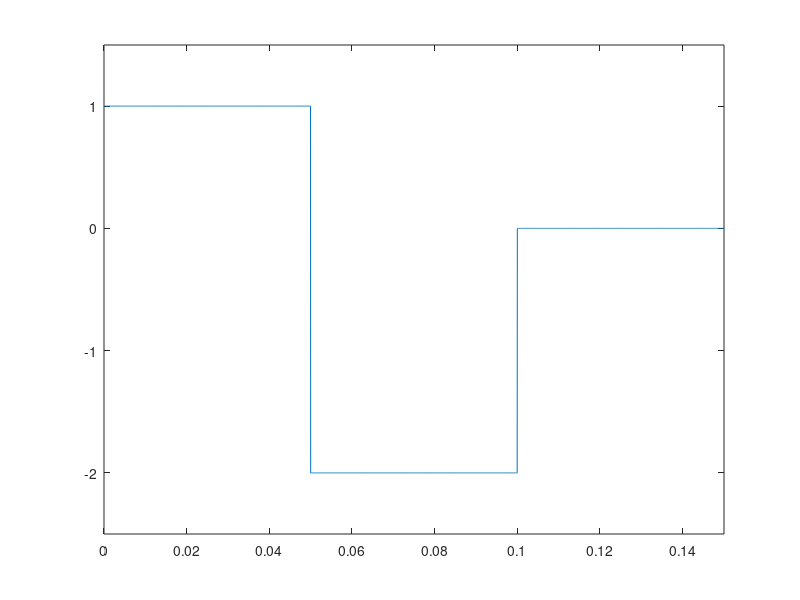
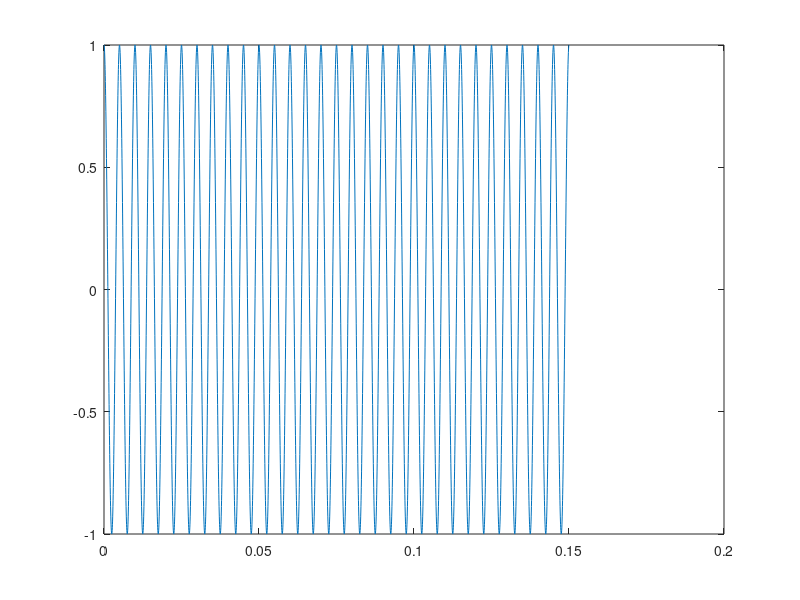
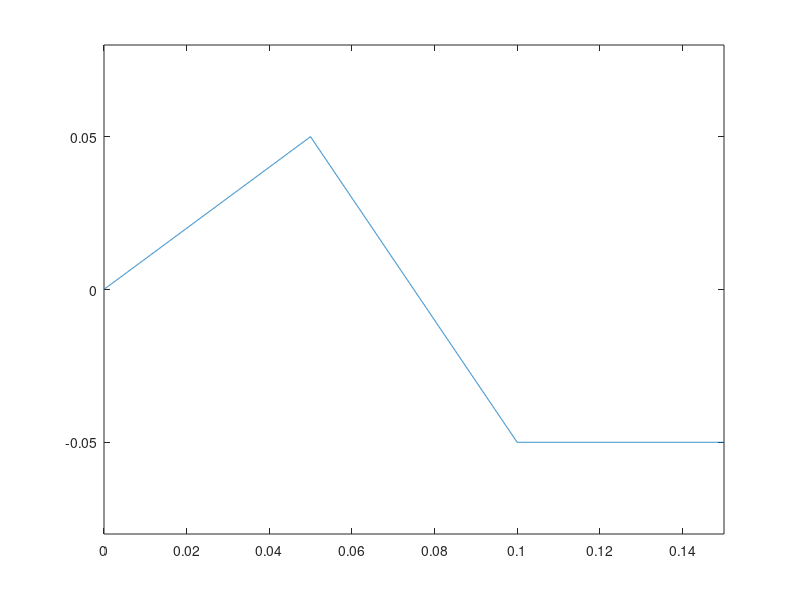
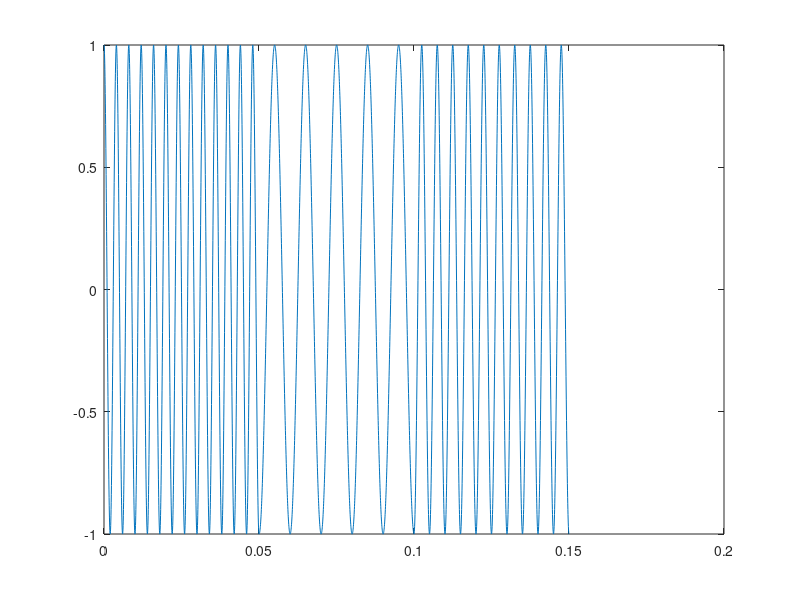

The MATLAB script that drew these images, in order:
clear all
close all

fs=50*500;
ts=1/fs;

t0=0.15;
fc=200;
kf=2*pi*50;

t=0:ts:t0;

m=1*(t>=0 & t<t0/3)-2*(t>=t0/3 & t<2*t0/3);
plot(t,m);
axis([0 t0 -2.5 1.5])

c=cos(2*pi*fc*t);

figure(2)
plot(t,c)

Int_m=cumsum(m)*ts;

figure(3)
plot(t,Int_m)
axis([0 t0 -0.08 0.08])

yFM=cos(2*pi*fc*t + kf*Int_m);

figure(4)
plot(t,yFM)